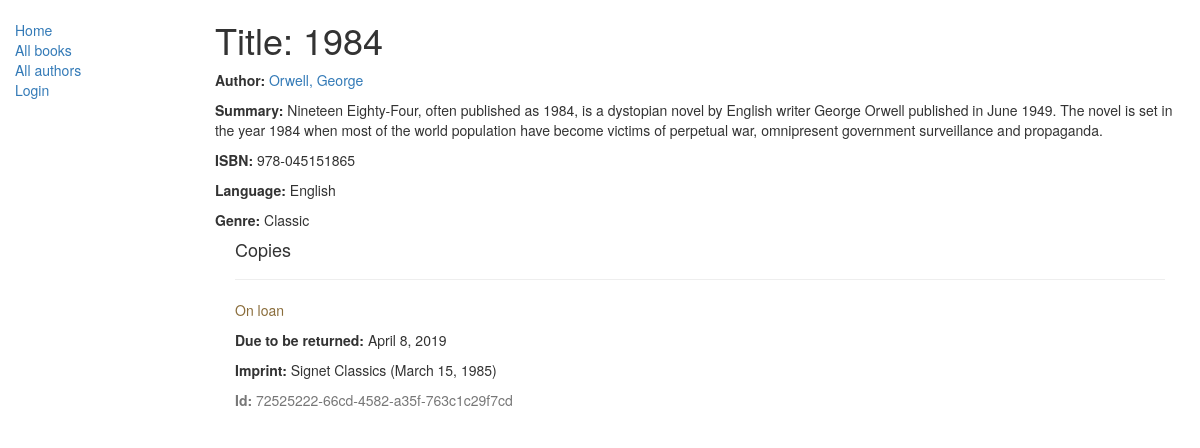
/catalog/book/1, run on the app's committed database.
### catalog/models.py (models this page shows, shortened)
class Book(models.Model):
    title = models.CharField(max_length=200)
    author = models.ForeignKey('Author', on_delete=models.SET_NULL, null=True)
    summary = models.TextField(max_length=1000, help_text="Enter a brief description of the book")
    isbn = models.CharField('ISBN', max_length=13, help_text='13 Character <a href="https:///www.isbn-international.org/content/what-isbn">ISBN number</a>')
    genre = models.ManyToManyField(Genre, help_text="Select a genre for this book")
    language = models.ForeignKey('Language', on_delete=models.SET_NULL, null=True)
    def display_genre(self):
        """
        Creates a string for the Genre. This is required to display genre in Admin.
        """
        return ', '.join([ genre.name for genre in self.genre.all()[:3] ])
    display_genre.short_description = 'Genre'

class Author(models.Model):
    first_name = models.CharField(max_length=100)
    last_name = models.CharField(max_length=100)
    date_of_birth = models.DateField(null=True, blank=True)
    date_of_death = models.DateField('Died', null=True, blank=True)
    def __str__(self):
        return '%s, %s' % (self.last_name, self.first_name)
    class Meta:
        ordering = ['last_name']

class Language(models.Model):
    name = models.CharField(max_length=200, help_text="Enter the book's natural language (e.g. English, French, Japanese etc.)")
    def __str__(self):
        return self.name

class Genre(models.Model):
    name = models.CharField(max_length=200, help_text="Enter a book genre (e.g. Science Fiction, French Poetry etc.)")
    def __str__(self):
        return self.name

class BookInstance(models.Model):
    id = models.UUIDField(primary_key=True, default=uuid.uuid4, help_text="Unique ID for this particular book across whole library")
    book = models.ForeignKey('Book', on_delete=models.SET_NULL, null=True)
    imprint = models.CharField(max_length=200)
    due_back = models.DateField(null=True, blank=True)
    LOAN_STATUS = (
        ('m', 'Maintenance'),
        ('o', 'On loan'),
        ('a', 'Available'),
        ('r', 'Reserved'),
    )
    status = models.CharField(max_length=1, choices=LOAN_STATUS, blank=True, default='m', help_text='Book availability')
    class Meta:
        ordering = ["due_back"]
        permissions = (("can_mark_returned", "Set book as returned"),)
    borrower = models.ForeignKey(User, on_delete=models.SET_NULL, null=True, blank=True)

### catalog/views.py (the view)
# urls.py: path('book/<int:pk>', views.BookDetailView.as_view(), name='book-detail'),
class BookDetailView(generic.DetailView):
	model = Book

### catalog/templates/catalog/book_detail.html
{% extends "base_generic.html" %}
{% block content %}
<h1>Title: {{ book.title }}</h1>
<p><strong>Author:</strong> <a href="{% url 'author-detail' book.author.pk %}">{{ book.author }}</a></p>
<p><strong>Summary:</strong> {{ book.summary }}</p>
<p><strong>ISBN:</strong> {{ book.isbn }}</p>
<p><strong>Language:</strong> {{ book.language }}</p>
<p><strong>Genre:</strong> {% for genre in book.genre.all %} {{ genre }}{% if not forloop.last %}, {% endif %}{% endfor %}</p>
<div style="margin-left: 20px; margin-right: 20px">
	<h4>Copies</h4>
	{% for copy in book.bookinstance_set.all %}
	<hr>
	<p class="{% if copy.status == 'a' %}text-success{% elif copy.status == 'm' %}text-danger{% else %}text-warning{% endif %}">{{ copy.get_status_display }}</p>
	{% if copy.status != 'a' %}<p><strong>Due to be returned:</strong> {{ copy.due_back }}</p>{% endif %}
	<p><strong>Imprint:</strong> {{ copy.imprint }}</p>
	<p class="text-muted"><strong>Id:</strong> {{ copy.id }}</p>
	{% endfor %}
</div>
{% endblock %}

### catalog/templates/base_generic.html (shortened to what this page needs)
<!DOCTYPE html>
<html lang="en">
<head>
	<link rel="stylesheet" href="https://maxcdn.bootstrapcdn.com/bootstrap/3.3.7/css/bootstrap.min.css">
	{% load static %}
	<link rel="stylesheet" href="{% static 'css/styles.css' %}">
</head>
<body>
	<div class="container-fluid">
		<div class="row">
			<div class="col-sm-2">
			{% block sidebar %}
			<ul class="sidebar-nav">
				<li><a href="{% url 'index' %}">Home</a></li>
				<li><a href="{% url 'books' %}">All books</a></li>
				<li><a href="{% url 'authors' %}">All authors</a></li>
				{% if user.is_authenticated %}
					<li>User: {{ user.get_username }}</li>
					<li><a href="{% url 'my-borrowed' %}">My Borrowed</a></li>
					<li><a href="{% url 'logout' %}?next={{ request.path }}">Logout</a></li>
					{% if perms.catalog.can_mark_returned %}
						<hr>
						<li>Staff</li>
						<li><a href="{% url 'all-borrowed' %}">All Borrowed</a></li>
						<li><a href="{% url 'author_create' %}">Add Author</a></li>
						<li><a href="{% url 'book_create' %}">Add Book</a></li>
					{% endif %}
				{% else %}
					<li><a href="{% url 'login' %}?next={{ request.path }}">Login</a></li>
				{% endif %}
			</ul>
			{% endblock %}
			</div>
			<div class="col-sm-10">
			{% block content %}{% endblock %}
			</div>
		</div>
	</div>
</body>
</html>

### catalog/static/css/styles.css (style rules this page uses)
.sidebar-nav { margin-top: 20px; padding: 0; list-style: none; }

### data on the page
Book: title "1984", author "Orwell, George", summary "Nineteen Eighty-Four, often published as 1984, is a dystopian novel by English writer George Orwell published in June 1949. The novel is set in the year 1984 when most of the world population have become victims of perpetual war, omnipresent government surveillance and propaganda.", isbn "978-045151865", language "English"
Genre: name "Classic"
BookInstance: status "On loan", due_back "April 8, 2019", imprint "Signet Classics (March 15, 1985)", id "72525222-66cd-4582-a35f-763c1c29f7cd"
